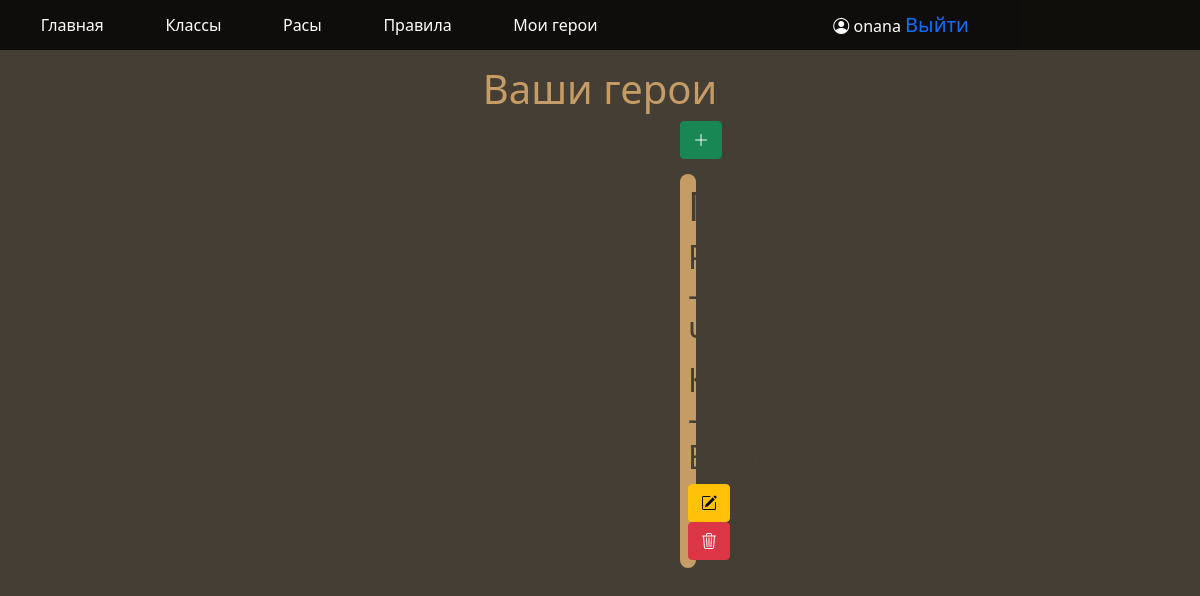
The app's page /my_heroes (signed in), older data.
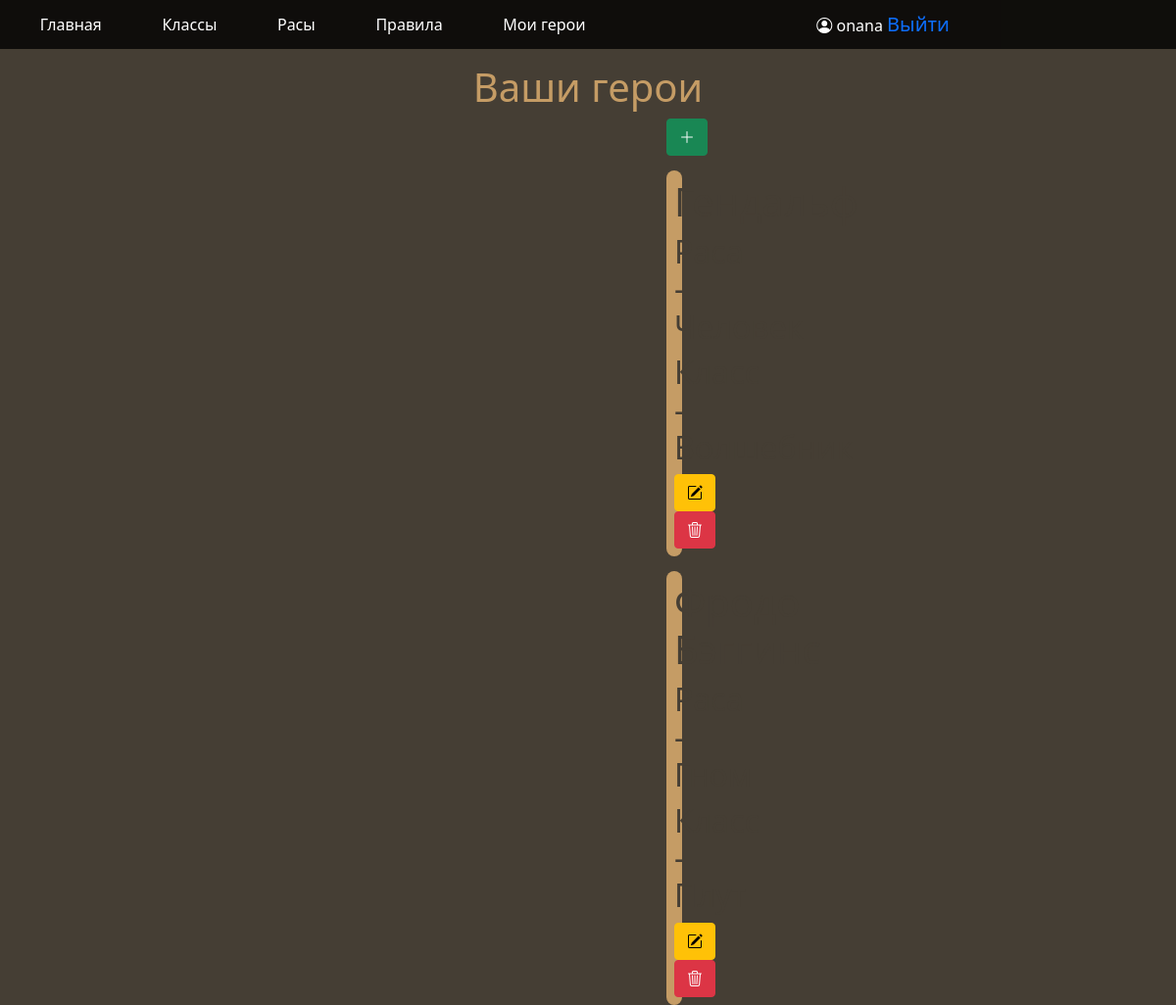
The same page, newer data.
### data/users.py (models this page shows, shortened)
class User(SqlAlchemyBase, UserMixin):
    __tablename__ = 'users'
    id = sqlalchemy.Column(sqlalchemy.Integer,
                           primary_key=True, autoincrement=True)
    name = sqlalchemy.Column(sqlalchemy.String, nullable=True)
    email = sqlalchemy.Column(sqlalchemy.String,
                              index=True, unique=True, nullable=True)
    hashed_password = sqlalchemy.Column(sqlalchemy.String, nullable=True)
    heroes = orm.relationship("Hero", back_populates='user')

### data/heroes.py (models this page shows)
class Hero(SqlAlchemyBase):
    __tablename__ = 'heroes'
    id = sqlalchemy.Column(sqlalchemy.Integer,
                           primary_key=True, autoincrement=True)
    name = sqlalchemy.Column(sqlalchemy.String,
                             index=True, unique=True)
    race_id = sqlalchemy.Column(sqlalchemy.Integer,
                                sqlalchemy.ForeignKey("races.id"), nullable=False)
    class_id = sqlalchemy.Column(sqlalchemy.Integer,
                                 sqlalchemy.ForeignKey("classes.id"), nullable=False)
    user_id = sqlalchemy.Column(sqlalchemy.Integer,
                                sqlalchemy.ForeignKey("users.id"), nullable=False)
    races = orm.relationship('Races')
    classes = orm.relationship('Classes')
    user = orm.relationship('User')

### data/races.py (models this page shows)
class Races(SqlAlchemyBase):
    __tablename__ = 'races'
    id = sqlalchemy.Column(sqlalchemy.Integer,
                           primary_key=True, autoincrement=True)
    name = sqlalchemy.Column(sqlalchemy.String, unique=True)
    description = sqlalchemy.Column(sqlalchemy.String)
    class_id = sqlalchemy.Column(sqlalchemy.Integer,
                                 sqlalchemy.ForeignKey("classes.id"), nullable=False)
    strong_points = sqlalchemy.Column(sqlalchemy.String)
    weak_points = sqlalchemy.Column(sqlalchemy.String)
    strength = sqlalchemy.Column(sqlalchemy.Integer)
    constitution = sqlalchemy.Column(sqlalchemy.Integer)
    dexterity = sqlalchemy.Column(sqlalchemy.Integer)
    intelligence = sqlalchemy.Column(sqlalchemy.Integer)
    hero = orm.relationship('Hero', back_populates='races')
    classes = orm.relationship('Classes')

### data/classes.py (models this page shows)
class Classes(SqlAlchemyBase):
    __tablename__ = 'classes'
    id = sqlalchemy.Column(sqlalchemy.Integer,
                           primary_key=True, autoincrement=True)
    name = sqlalchemy.Column(sqlalchemy.String, unique=True)
    description = sqlalchemy.Column(sqlalchemy.String)
    strong_points = sqlalchemy.Column(sqlalchemy.String)
    weak_points = sqlalchemy.Column(sqlalchemy.String)
    primary_stat = sqlalchemy.Column(sqlalchemy.String)
    class_features = sqlalchemy.Column(sqlalchemy.String)
    weapon_proficiencies = sqlalchemy.Column(sqlalchemy.String)
    tool_proficiencies = sqlalchemy.Column(sqlalchemy.String)
    skill_proficiencies = sqlalchemy.Column(sqlalchemy.String)
    hero = orm.relationship('Hero', back_populates='classes')
    races = orm.relationship('Races', back_populates='classes')

### main.py (the view)
@app.route("/my_heroes")
def my_heroes_page():
    db_sess = db_session.create_session()
    if current_user.is_authenticated:
        heroes = db_sess.query(Hero).filter(Hero.user == current_user)
        return render_template("heroes_page.html", heroes=heroes)
    else:
        heroes = None
        return render_template("heroes_page.html", heroes=heroes)

### data/db_session.py (called while the page is built)
def create_session() -> Session:
    global __factory
    return __factory()

### main.py (called while the page is built)
@login_manager.user_loader
def load_user(user_id):
    db_sess = db_session.create_session()
    return db_sess.query(User).get(user_id)

### templates/heroes_page.html (shortened to what this page needs)
<!DOCTYPE html>
<html lang="en">
<head>
    <link rel="stylesheet"
    href="https://cdn.jsdelivr.net/npm/bootstrap@5.0.0-beta1/dist/css/bootstrap.min.css"
>
    <link rel="stylesheet" href="https://cdn.jsdelivr.net/npm/bootstrap@5.0.2/dist/css/bootstrap.min.css">
    <link rel="stylesheet" href="https://cdn.jsdelivr.net/npm/bootstrap-icons@1.11.3/font/bootstrap-icons.min.css">
    <link rel="stylesheet" href="https://cdnjs.cloudflare.com/ajax/libs/font-awesome/4.7.0/css/font-awesome.min.css">
    <link rel="stylesheet" type="text/css" href="{{ url_for('static', filename='css/style.css')}}" />
</head>
    <body>
        {% if current_user.is_authenticated %}
            <header>
                <div class="account">
                    <a href="/" class="header_link">Главная</a>
                    <a href="/classes" class="header_link">Классы</a>
                    <a href="/races" class="header_link">Расы</a>
                    <a href="/rules" class="header_link">Правила</a>
                    <a href="/my_heroes" class="header_link">Мои герои</a>
                    <p style="color: white" class="account_buttons">
                        <i class="bi bi-person-circle" style="color: white"></i>
                        {{ current_user.name }}
                        <a class="navbar-brand" href="/logout">Выйти</a>
                    </p>
                </div>
            </header>
            <h1 class="page_header">Ваши герои</h1>
            <div class="line-display">
                <a type="button" href="/add_hero" class="btn btn-success has-icon">
                    <i class="bi bi-plus-lg"></i>
                </a>
                {% for hero in heroes %}
                <div class="hero_display">
                    <h1>{{hero.name}}</h1>
                    <h2>Раса - {{hero.races.name}}</h2>
                    <h2>Класс - {{hero.classes.name}}</h2>
                    <div class="changers">
                        <a type="button" href="/edit_hero/{{ hero.id }}" class="btn btn-warning has-icon">
                            <i class="bi bi-pencil-square"></i>
                        </a>
                        <a type="button" href="/delete_hero/{{ hero.id }}" class="btn btn-danger has-icon">
                            <i class="bi bi-trash3"></i>
                        </a>
                    </div>
                </div>
            {% endfor %}
            </div>
        {% else %}
            <h1 class="page_header">Зарегитсрируйтесь или войдите, чтобы создать своего героя или увидеть  существующих.</h1>
        {% endif %}
    </body>
</html>

### static/css/style.css (style rules this page uses)
.account { display: flex; }
.hero_display { margin-top: 15px; background-color: #c59c65; padding: 8px; border-radius: 10px; }
header { background-color: rgba(0, 0, 0, 0.78); position: fixed; top: 0; margin-left: auto; margin-right: auto; width: 100vw; padding: 10px; display: inline-block; }
.account_buttons { width: 500px; margin: auto; text-align: center; }
.header_link { color: white; text-decoration: none; margin: auto; }

### templates/heroes_page.html (style rules this page uses)
body { background-color: #453e34; padding: 0px }
h1, h2 { color: #453e34; }
.page_header { color: #c59c65; text-align: center; margin-top: 65px; }
.line-display { margin-left: 680px; margin-right: 680px; }

Row changes from the older to the newer data that the page shows:
added Hero: name "Фродо Бэггинс", races.name "Гном", classes.name "Плут"
